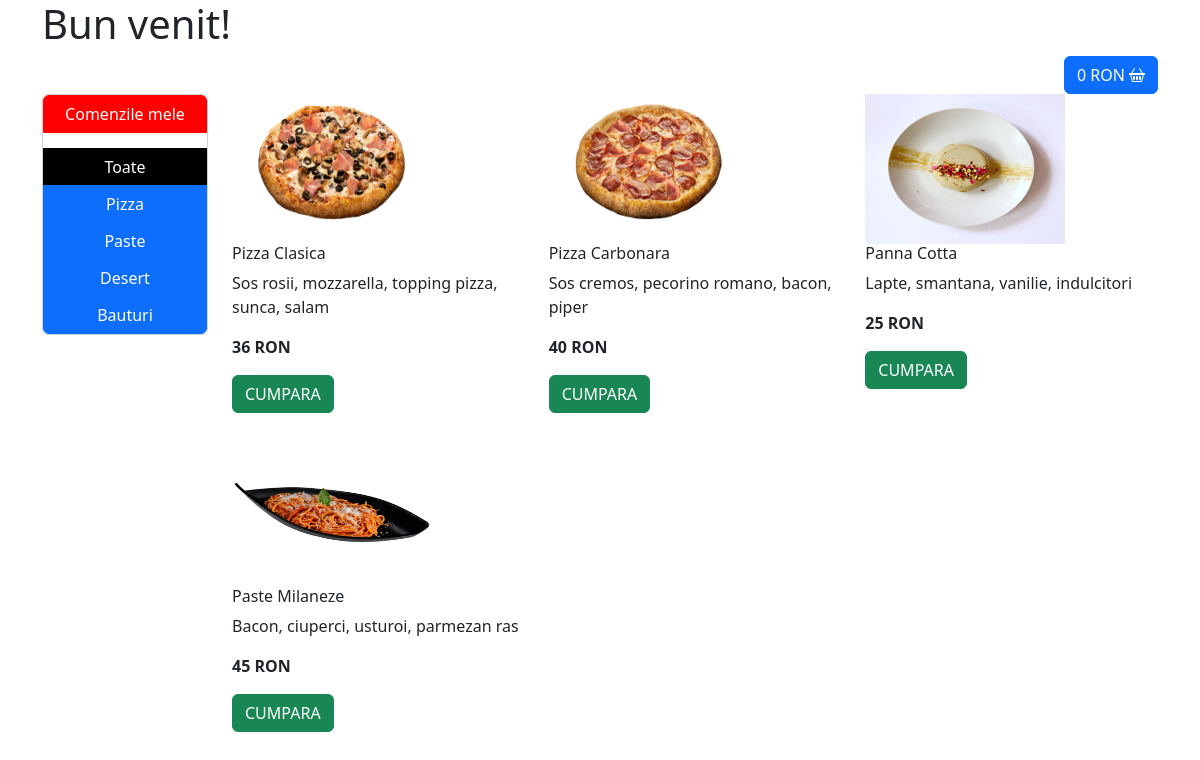
The page / on the database its author committed.
### shop/models.py (models this page shows, shortened)
class Categorie(models.Model):
    nume = models.CharField(max_length=50)
    def __str__(self):
        return self.nume

class Produs(models.Model):
    nume = models.CharField(max_length=100)
    image = models.ImageField(upload_to='photos/')
    pret = models.IntegerField()
    descriere = models.CharField(max_length=200)
    categorie = models.ForeignKey(Categorie, on_delete=models.CASCADE)

### shop/views.py (the view)
# urls.py: path('', views.homepage, name='homepage'),
def homepage(request):
    if 'cos' not in request.session:
        request.session['cos'] = []
    if 'categorie' in request.GET:
        id_categorie = int(request.GET.get('categorie'))
        categorie_obiect = Categorie.objects.get(id=id_categorie)
        produse = Produs.objects.filter(categorie=categorie_obiect ).all()
        print(produse)
    else:
        produse = Produs.objects.all()
    categorii = Categorie.objects.all()
    produse_din_cos = []
    for id_produs in request.session['cos']:
        produse_din_cos.append(Produs.objects.get(id=id_produs))
    context = {
        'produse': produse,
        'categorii': categorii,
        'total': sum([produs.pret for produs in produse_din_cos])
    }
    return render(request, 'home.html', context)

### shop/templates/home.html
{% extends 'base.html' %}
{% block content %}
 <h1>Bun venit!</h1>
<div class="d-flex justify-content-end">
<a href="{% url 'checkout' %}" class = "btn btn-primary">
    {{ total }} RON
    <i class="bi bi-basket2"></i>
</a>
</div>
<div class="row">
    <div class="col-2">
        <div class="card">
            <div class="btn-group-vertical" role="group">
                <a href="{% url 'comenzi' %}" class="btn btn-primary mb-3" style="background-color: red; border-color: red;">Comenzile mele</a>
                <a class="btn btn-primary" href="/" style="background-color: black; border-color: black;">Toate</a>
                {% for categorie in categorii %}
                <a class="btn btn-primary" href="?categorie={{categorie.id}}">{{ categorie }}</a>
                {% endfor %}
            </div>
        </div>
    </div>
    <div class="col-10">
        <div class="row">
            {% if produse %}
            {% for produs in produse %}
            <div class="col-4 mb-4">
                <img src="{{ produs.image.url }}" width="200" height="150" alt="{{ produs.nume }}">
                <h6>{{ produs.nume }}</h6>
                <p>{{ produs.descriere }}</p>
                <p><b>{{ produs.pret }} RON</b></p>
                <a href="{% url 'adauga_produs_in_cos' produs.id %}" class="btn btn-success">CUMPARA</a>
            </div>
            {% endfor %}
                {% else %}
                <h5 style="text-align: center;">Acest produs nu este disponibil.</h5>
                {% endif %}
        </div>
    </div>
</div>
{% endblock %}

### shop/templates/base.html (shortened to what this page needs)
<!DOCTYPE html>
<html lang="en">
<head>
    <link href="https://cdn.jsdelivr.net/npm/bootstrap@5.3.3/dist/css/bootstrap.min.css" rel="stylesheet">
    <link rel="stylesheet" href="https://cdn.jsdelivr.net/npm/bootstrap-icons@1.11.3/font/bootstrap-icons.min.css">
</head>
<body>
    <div class="container">
        {% block content %}{% endblock %}
    </div>
</body>
</html>

### rows shown on the page
Categorie: nume "Pizza"
Categorie: nume "Paste"
Categorie: nume "Desert"
Categorie: nume "Bauturi"
Produs: image (picture), nume "Pizza Clasica", descriere "Sos rosii, mozzarella, topping pizza, sunca, salam", pret "36"
Produs: image (picture), nume "Pizza Carbonara", descriere "Sos cremos, pecorino romano, bacon, piper", pret "40"
Produs: image (picture), nume "Panna Cotta", descriere "Lapte, smantana, vanilie, indulcitori", pret "25"
Produs: image (picture), nume "Paste Milaneze", descriere "Bacon, ciuperci, usturoi, parmezan ras", pret "45"

### other values the page prints
{{ total }} "0"
